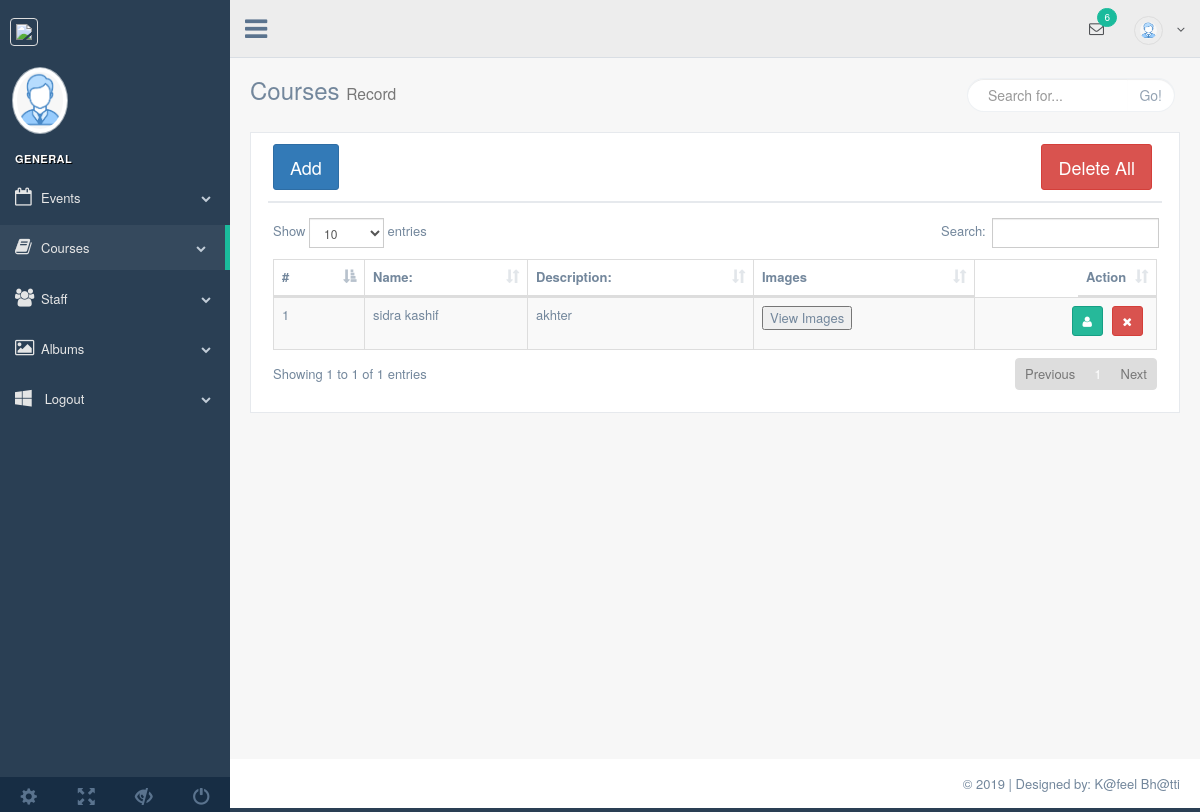
The app's page /admin/courses.php, older data.
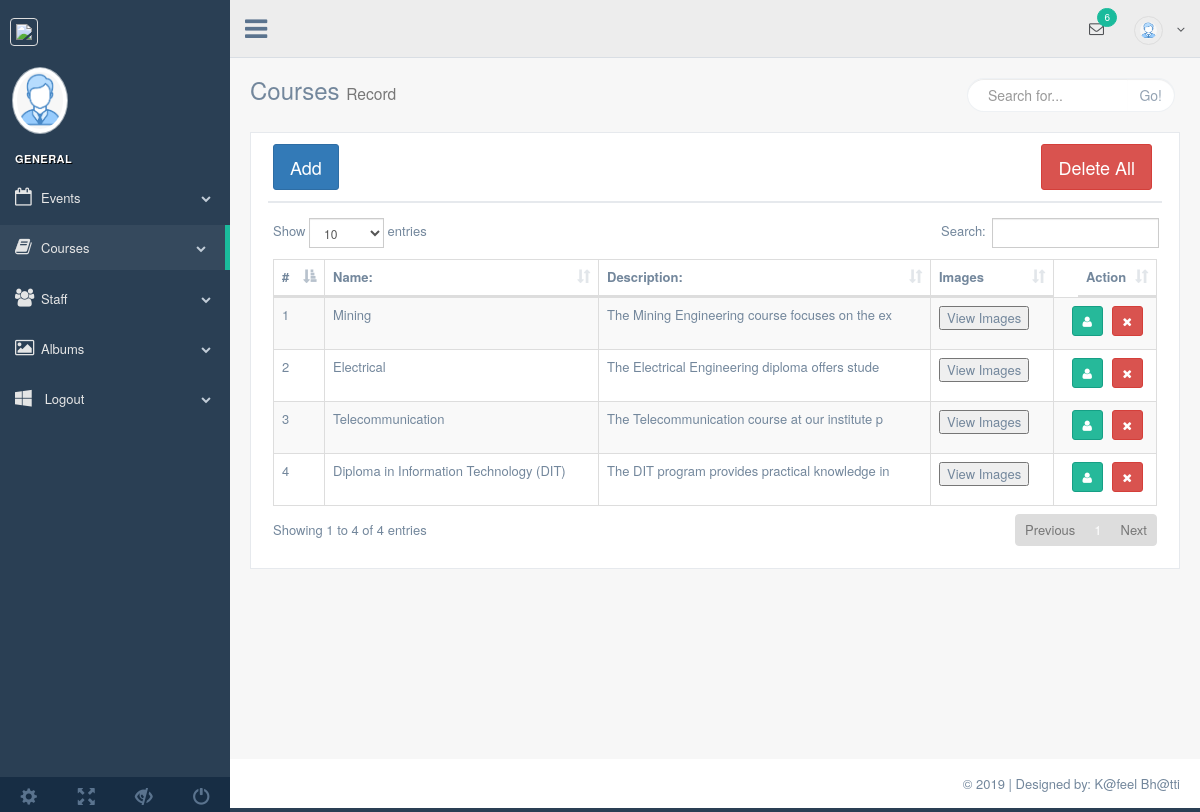
The same page, newer data.
### tables this page shows
CREATE TABLE `courses` (
  `c_id` int(20) NOT NULL,
  `image` varchar(50) NOT NULL,
  `c_name` varchar(50) NOT NULL,
  `c_desc` varchar(50) NOT NULL,
  `category` varchar(255) DEFAULT NULL
);

### admin/courses.php (the view, shortened to what this page needs)
<?php
require_once('process/conn.php');
$query="select * from courses";
			$excute=mysqli_query($conn, $query);
?>
<!DOCTYPE html>
<html lang="en">
<head>
    <link href="vendors/bootstrap/dist/css/bootstrap.min.css" rel="stylesheet">
    <link href="vendors/font-awesome/css/font-awesome.min.css" rel="stylesheet">
    <link href="vendors/nprogress/nprogress.css" rel="stylesheet">
    <link href="vendors/iCheck/skins/flat/green.css" rel="stylesheet">
    <link href="vendors/datatables.net-bs/css/dataTables.bootstrap.min.css" rel="stylesheet">
    <link href="vendors/datatables.net-buttons-bs/css/buttons.bootstrap.min.css" rel="stylesheet">
    <link href="vendors/datatables.net-fixedheader-bs/css/fixedHeader.bootstrap.min.css" rel="stylesheet">
    <link href="vendors/datatables.net-responsive-bs/css/responsive.bootstrap.min.css" rel="stylesheet">
    <link href="vendors/datatables.net-scroller-bs/css/scroller.bootstrap.min.css" rel="stylesheet">
    <link href="build/css/custom.css" rel="stylesheet">
</head>
<body class="nav-md">
<div class="container body">
    <div class="main_container">
        <?php require_once 'inc/sidebar.php';?>
        <?php require_once 'inc/header.php';?>
        <div class="right_col" role="main">
            <div class="">
                <div class="page-title">
                    <div class="title_left">
                        <h3>Courses <small>Record</small></h3>
                    </div>
                    <div class="title_right">
                        <div class="col-md-5 col-sm-5 col-xs-12 form-group pull-right top_search">
                            <div class="input-group">
                                <input type="text" class="form-control" placeholder="Search for...">
                                <span class="input-group-btn">
                      <button class="btn btn-default" type="button">Go!</button>
                    </span>
                            </div>
                        </div>
                    </div>
                </div>
                <div class="clearfix"></div>
                <div class="row">
                    <div class="col-md-12 col-sm-12 col-xs-12">
                        <div class="x_panel">
                            <div class="x_title">
                                <button type="button" class="btn btn-primary btn-lg" data-toggle="modal"
                                        data-target="#exampleModal" data-whatever="@mdo">Add </button>
                                <a href="process/album_delete.php?all"> <button class="btn btn-danger btn-lg" style="float: right">Delete All</button></a>
                            </div>
                            <div class="x_content">
                                <table id="datatable" class="table table-striped table-bordered">
                                    <thead>
                                    <tr>
										<th>#</th>
                                        <th>Name:</th>
                                        <th>Description:</th>
                                        <th>Images</th>
                                        <th style="float: right">Action</th>
                                    </tr>
                                    </thead>
                                    <tbody>
									<?php
										$i=1; while($record=mysqli_fetch_array($excute)){
										?>
                                    <tr>
                                        <td><?php echo $i; ?></td>
										<td><?php echo $record['c_name']; ?></td>
										<td><?php echo $record['c_desc']; ?></td>
                                        <td><button data-toggle="modal" data-target="#imageModal<?php echo $record['c_id']; ?>">View Images</button></td>
                                        <td class="text-right">
							<a href="edit_courses.php?edit=<?php echo $record['c_id']; ?>">
                          <button type="button" rel="tooltip" class="btn btn-success btn-icon btn-sm ">
                            <i class="fa fa-user"></i>
                          </button>
                        </a>
                          <a href="process/courses_delete.php?dlt=<?php echo $record['c_id']; ?>">
										<button type="button" rel="tooltip" class="btn btn-danger btn-icon btn-sm ">
                            <i class="fa fa-times"></i>
                          </button>
										</a>
                        </td>
                                    </tr>
										<?php $i++; } ?>
                                    </tbody>
                                </table>
                            </div>
                        </div>
                    </div>
                </div>
            </div>
        </div>
        <?php require_once 'inc/footer.php';?>
    </div>
</div>
</body>
</html>

### admin/inc/sidebar.php (shortened to what this page needs)
<div class="col-md-3 left_col">
    <div class="left_col scroll-view">
        <div class="navbar nav_title" style="border: 0;">
            <a href="home.php" class="site_title"><img src="images/logo.png"><span></span></a>
        </div>
        <div class="profile clearfix">
            <div class="profile_pic">
                <img src="images/profile.png" alt="..." class="img-circle profile_img">
            </div>
            <div class="profile_info">
            </div>
        </div>
        <br />
        <div id="sidebar-menu" class="main_menu_side hidden-print main_menu">
            <div class="menu_section">
                <h3>General</h3>
                <ul class="nav side-menu">
    <li><a href="events.php"><i class="fa fa-calendar-o"></i>Events<span class="fa fa-chevron-down"></span></a>
    </li>
    <li><a href="courses.php"><i class="fa fa-book"></i>Courses<span class="fa fa-chevron-down"></span></a>
    </li>
    <li><a href="staff.php"><i class="fa fa-users"></i>Staff<span class="fa fa-chevron-down"></span></a>
    </li>
    <li><a href="albums.php"><i class="fa fa-image"></i>Albums<span class="fa fa-chevron-down"></span></a>
    </li>
    <li><a href="logout.php"><i class="fa fa-windows"></i> Logout <span class="fa fa-chevron-down"></span></a>
    </li>
</ul>
            </div>
        </div>
        <div class="sidebar-footer hidden-small">
            <a data-toggle="tooltip" data-placement="top" title="Settings">
                <span class="glyphicon glyphicon-cog" aria-hidden="true"></span>
            </a>
            <a data-toggle="tooltip" data-placement="top" title="FullScreen">
                <span class="glyphicon glyphicon-fullscreen" aria-hidden="true"></span>
            </a>
            <a data-toggle="tooltip" data-placement="top" title="Lock">
                <span class="glyphicon glyphicon-eye-close" aria-hidden="true"></span>
            </a>
            <a data-toggle="tooltip" data-placement="top" title="Logout" href="login.html">
                <span class="glyphicon glyphicon-off" aria-hidden="true"></span>
            </a>
        </div>
    </div>
</div>

### admin/inc/header.php (shortened to what this page needs)
<div class="top_nav">
	<div class="nav_menu">
		<nav>
			<div class="nav toggle">
				<a id="menu_toggle"><i class="fa fa-bars"></i></a>
			</div>
			<ul class="nav navbar-nav navbar-right">
				<li class="">
					<a href="javascript:;" class="user-profile dropdown-toggle" data-toggle="dropdown" aria-expanded="false">
                        <img src="images/profile.png" alt=""><?php print @$_SESSION['admin_name']; ?>
                        <span class=" fa fa-angle-down"></span>
                    </a>
				</li>
				<li role="presentation" class="dropdown">
					<a href="javascript:;" class="dropdown-toggle info-number" data-toggle="dropdown" aria-expanded="false">
                        <i class="fa fa-envelope-o"></i>
                        <span class="badge bg-green">6</span>
                    </a>
				</li>
			</ul>
		</nav>
	</div>
</div>

### admin/inc/footer.php
<footer>
    <div class="pull-right">
        © 2019 | Designed by: K@feel Bh@tti
    </div>
    <div class="clearfix"></div>
</footer>

### admin/courses.php (style rules this page uses)
img { border: 1px solid #ddd; border-radius: 4px; padding: 5px; width: 150px; }

Row changes from the older to the newer data that the page shows:
added courses: c_name "Mining", c_desc "The Mining Engineering course focuses on the ex"
added courses: c_name "Electrical", c_desc "The Electrical Engineering diploma offers stude"
changed courses: c_name "sidra kashif" → "Telecommunication"; c_desc "akhter" → "The Telecommunication course at our institute p"
added courses: c_name "Diploma in Information Technology (DIT)", c_desc "The DIT program provides practical knowledge in"
Text that changed along with them:
text written by a page script: "Show entries Search: Showing 1 to 1 of 1 entries Previous 1 Next" → "Show entries Search: Showing 1 to 4 of 4 entries Previous 1 Next"
